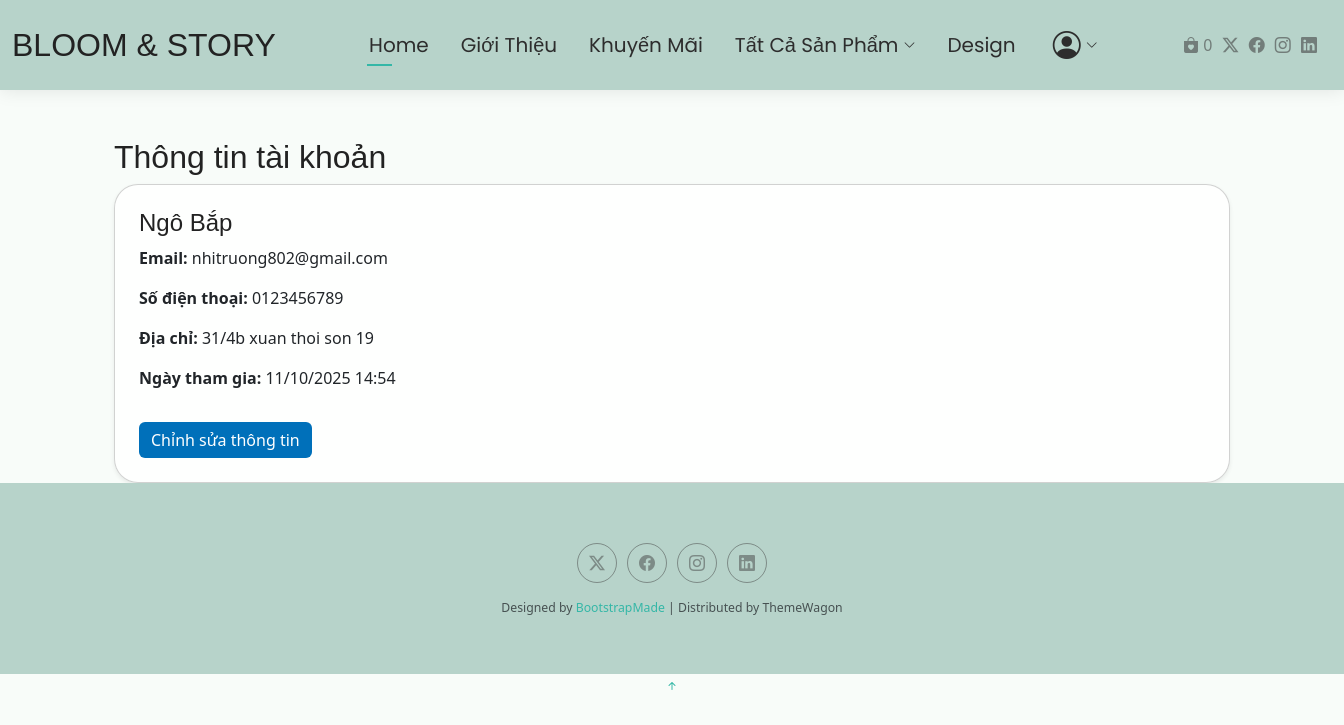
Screenshot of /user_profile/profile/ (signed in) with the database file from the repository.
### accounts/models.py (models this page shows, shortened)
class Customer(models.Model):
    user = models.OneToOneField(User, on_delete=models.CASCADE)  # Liên kết với bảng User mặc định
    phone = models.CharField(max_length=15, blank=True, null=True)
    address = models.CharField(max_length=255, blank=True, null=True)
    join_date = models.DateTimeField(auto_now_add=True)

### user_profile/views.py (the view)
# urls.py: path('profile/', ProfileView.as_view(), name='profile_view'),
class ProfileView(LoginRequiredMixin, View):
    def get(self, request):
        customer = Customer.objects.get(user=request.user)
        return render(request, "user_profile/profile.html", {'customer': customer})

### cart/context_processors.py (called while the page is built)
def cart_total_quantity(request):
    if request.user.is_authenticated:
        total_quantity = CartItem.objects.filter(user=request.user).aggregate(
            Sum('quantity')
        )['quantity__sum'] or 0
    else:
        cart = request.session.get('cart', {})
        total_quantity = sum(item['quantity'] for item in cart.values())
    print("Session cart:", request.session.get('cart'))
    return {'cart_total_quantity': total_quantity}

### user_profile/templates/user_profile/profile.html (shortened to what this page needs)
{% extends 'base.html' %}
{% block content %}
{% load static %}
    <div class="container mt-5">
        <h2>Thông tin tài khoản</h2>
        <div class="card p-4 shadow-sm">
            <div class="row">
                <div class="col-md-9">
                    <h4>{{ customer.user.get_full_name|default:customer.user.username }}</h4>
                    <p><strong>Email:</strong> {{ customer.user.email }}</p>
                    <p><strong>Số điện thoại:</strong> {{ customer.phone|default:"Chưa cập nhật" }}</p>
                    <p><strong>Địa chỉ:</strong> {{ customer.address|default:"Chưa cập nhật" }}</p>
                    <p><strong>Ngày tham gia:</strong> {{ customer.join_date|date:"d/m/Y H:i" }}</p>
                    <a href="{% url 'user_profile:edit_profile' %}" class="btn btn-primary mt-3">Chỉnh sửa thông tin</a>
                </div>
            </div>
        </div>
    </div>
{% endblock %}

### first_project/static/assets/css/main.css (style rules this page uses)
:root { --default-font: "Roboto", system-ui, -apple-system, "Segoe UI", Roboto, "Helvetica Neue", Arial, "Noto Sans", "Liberation Sans", sans-serif, "Apple Color Emoji", "Segoe UI Emoji", "Segoe UI Symbol", "Noto Color Emoji"; --heading-font: "Raleway", sans-serif; --nav-font: "Poppins", sans-serif; }
:root { --background-color: #ffffff; --default-color: #444444; --heading-color: #222222; --accent-color: #34b7a7; --surface-color: #ffffff; --contrast-color: #ffffff; }
:root { --nav-color: #333; --nav-hover-color: #34b7a7; --nav-mobile-background-color: #ffffff; --nav-dropdown-background-color: #ffffff; --nav-dropdown-color: #444444; --nav-dropdown-hover-color: #34b7a7; }
:root { scroll-behavior: smooth; }
body { color: var(--default-color); background-color: var(--background-color); font-family: var(--default-font); }
a { color: var(--accent-color); text-decoration: none; transition: 0.3s; }
h1, h2, h3, h4, h5, h6 { color: var(--heading-color); font-family: var(--heading-font); }

### accounts/static/css/account.css (style rules this page uses)
body { font-family: 'Segoe UI', sans-serif; background-color: #f8f8f8; }
body { background-color: #f8f9fa; font-family: 'Segoe UI', Tahoma, Geneva, Verdana, sans-serif; }

### orders/static/css/checkout.css (style rules this page uses)
body { background-color: #f0fdf9; font-family: 'Segoe UI', sans-serif; }
body { background: #f8fcf9; }
.card { background: #ffffffcc; border-radius: 1.5rem; }
.btn-primary { background-color: #0070ba; border: none; }

### rows the page displays
Customer: user.get_full_name "Ngô Bắp", user.email "nhitruong802@gmail.com", phone "0123456789", address "31/4b xuan thoi son 19", join_date "11/10/2025 14:54"

### other values shown
{{ cart_total_quantity }} "0"
